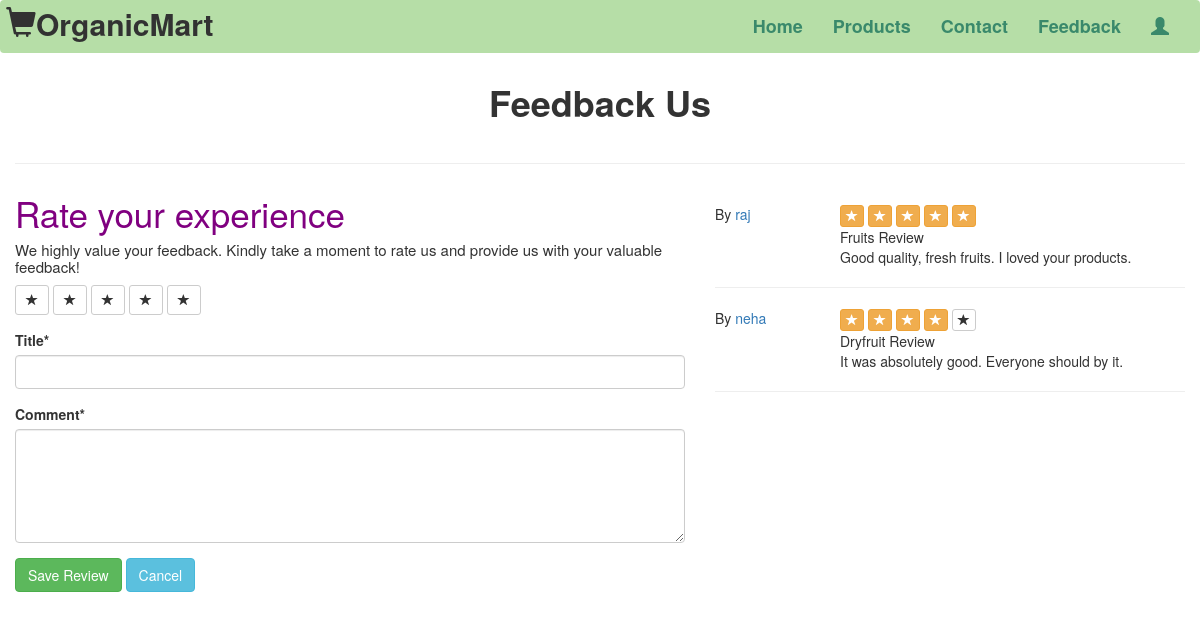
The page /user/rating.php on the database its author committed.
### tables this page shows
CREATE TABLE `userrating` (
  `username` varchar(30) NOT NULL,
  `rating` varchar(50) NOT NULL,
  `title` varchar(100) NOT NULL,
  `comment` varchar(200) NOT NULL
);

### user/rating.php (the view, shortened to what this page needs)
<!DOCTYPE html>
<html lang="en">
<head>
    <link rel="stylesheet" href="https://maxcdn.bootstrapcdn.com/bootstrap/3.4.1/css/bootstrap.min.css">
</head>
<body>
    <nav class="navbar">
        <div class="container-fluid">
            <div class="navbar-header">
                <a class="navbar-brand" href="#" class="logo" id="logo"><span
                        class="glyphicon glyphicon-shopping-cart"></span>OrganicMart</a>
            </div>
            <div class="collapse navbar-collapse" id="myNavbar">
                <ul class="nav navbar-nav navbar-right">
                    <li><a href="index.php">Home</a></li>
                    <li class=dropdown><a class="dropdown-toggle" data-toggle="dropdown">Products</a>
                    </li>
                    <li><a href="contact.php">Contact</a></li>
                    <li><a href="rating.php">Feedback</a></li>
                    <li><a href=profile.php class="text-danger"><span
                                class="glyphicon glyphicon-user"></span></a></li>
                </ul>
            </div>
        </div>
    </nav>
    <div class="container-fluid">
    <div class="head">
                     <h1><center>Feedback Us</center></h1>
            </div>
            <hr>
        <div class=box>
            <div class="row">
                <div class="col-sm-7">
                    <form id="ratingForm" method="POST">
                        <div class="form-group">
                            <h4>Rate your experience</h4>
                            <h6>We highly value your feedback. Kindly take a moment to rate us and provide us with
                                your valuable feedback!</h6>
                            <button type="button" class="btn btn-default btn-sm rateButton" aria-label="Left Align"
                                name="rt" onclick="changestar(0)">
                                <span class="glyphicon glyphicon-star" aria-hidden="true"></span>
                            </button>
                            <button type="button" class="btn btn-default btn-grey btn-sm rateButton"
                                aria-label="Left Align" onclick="changestar(1)" name="rt">
                                <span class="glyphicon glyphicon-star" aria-hidden="true"></span>
                            </button>
                            <button type="button" class="btn btn-default btn-grey btn-sm rateButton"
                                aria-label="Left Align" onclick="changestar(2)" name="rt">
                                <span class="glyphicon glyphicon-star" aria-hidden="true"></span>
                            </button>
                            <button type="button" class="btn btn-default btn-grey btn-sm rateButton"
                                aria-label="Left Align" onclick="changestar(3)" name="rt">
                                <span class="glyphicon glyphicon-star" aria-hidden="true"></span>
                            </button>
                            <button type="button" class="btn btn-default btn-grey btn-sm rateButton"
                                aria-label="Left Align" onclick="changestar(4)" name="rt">
                                <span class="glyphicon glyphicon-star" aria-hidden="true"></span>
                            </button>
                        </div>
                        <div class="form-group">
                            <label for="usr">Title*</label>
                            <input type="text" class="form-control" id="title" name="title" required>
                        </div>
                        <div class="form-group">
                            <label for="comment">Comment*</label>
                            <textarea class="form-control" rows="5" id="comment" name="comment" required></textarea>
                        </div>
                        <div class="form-group">
                            <button type="submit" class="btn btn-success" id="saveReview" name="btnsub">Save Review
                            </button> <button type="button" class="btn btn-info" id="cancelReview">Cancel</button>
                        </div>
                    </form>
                    <?php
                    $cn = mysqli_connect("localhost", "root", "", "organic");
                    ?>
                </div>
                <div class="col-sm-5">
                    <br>
                    <div class="review-block">
                        <?php
                        $ratingQuery = "SELECT * FROM userrating";
                        $ratingResult = mysqli_query($cn, $ratingQuery);
                        while ($rating = mysqli_fetch_array($ratingResult)) {
                            $user = $rating["username"];
                        ?>
                        <div class="row">
                            <div class="col-sm-3">
                                <div class="review-block-name">By <a href="#"><?php echo $user; ?></a></div>
                            </div>
                            <div class="col-sm-9">
                                <div class="review-block-rate">
                                    <?php
                                    for ($i = 1; $i <= 5; $i++) {
                                        $ratingClass = "btn-default btn-grey";
                                        if ($i <= $rating['rating']) {
                                            $ratingClass = "btn-warning";
                                        }
                                    ?>
                                    <button type="button" class="btn btn-xs <?php echo $ratingClass; ?>"
                                        aria-label="Left Align">
                                        <span class="glyphicon glyphicon-star" aria-hidden="true"></span>
                                    </button>
                                    <?php } ?>
                                </div>
                                <div class="review-block-title"><?php echo $rating['title']; ?></div>
                                <div class="review-block-description"><?php echo $rating['comment']; ?></div>
                            </div>
                        </div>
                        <hr />
                        <?php } ?>
                    </div>
                </div>
            </div>
        </div>
    </div>
</body>
</html>

### user/rating.php (style rules this page uses)
h4 { font-weight:400; font-size: 35px; color: purple; }
h6 { font-size:15px; }
nav { opacity: 0.8; background-color: #a4d792; }
.navbar #logo { font-size: 30px; color: black; padding: 5px; }
.navbar a { font-weight: bold; color: #096c47; font-size:18px; }
.head { margin-top:-10px; font-size: 25px; font-weight: 300; margin-bottom:40px; }
.head h1 { text-align:center; font-weight:800; font: size 150px; }

### rows shown on the page
userrating: username "raj", title "Fruits Review", comment "Good quality, fresh fruits. I loved your products."
userrating: username "neha", title "Dryfruit Review", comment "It was absolutely good. Everyone should by it."
